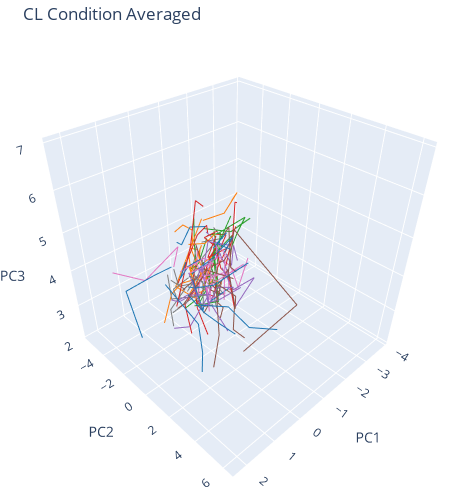

The notebook cell this image was saved under:
### Code cell
fig = plot_pcs(*cl_cond_avg, 'CL Condition Averaged', return_fig=True)
# html_str = fig.to_html(config={'displayModeBar': False}, full_html=False, include_plotlyjs='cdn')
# wandb.log({'CL Condition Averaged' : wandb.Html(html_str, inject=False)})
fig.show()

### Figure 1 — Plotly figure (JSON) as saved in the notebook; plotly's stock layout.template omitted (floating-point values rounded to 4 significant figures)
{"data": [{"line": {"color": "#1f77b4"}, "mode": "lines", "type": "scatter3d", "x": [-0.8174, 0.3899, 0.7964, 1.44], "y": [-2.068, -0.5239, -0.2578, 0.9902], "z": [4.754, 5.449, 5.23, 5.777]}, {"line": {"color": "#ff7f0e"}, "mode": "lines", "type": "scatter3d", "x": [-0.1541, -0.5088, -0.7808, -0.8726], "y": [-3.141, -3.25, -3.109, -3.342], "z": [4.637, 4.68, 4.477, 4.004]}, {"line": {"color": "#2ca02c"}, "mode": "lines", "type": "scatter3d", "x": [-0.5957, -0.6782, -0.5859, -0.8838], "y": [-3.045, -2.611, -2.512, -3.15], "z": [3.186, 3.588, 4.277, 4.848]}, {"line": {"color": "#d62728"}, "mode": "lines", "type": "scatter3d", "x": [0.8281, 0.4685, -0.4431, -0.9663], "y": [0.2539, -1.072, -1.59, -1.834], "z": [3.014, 3.328, 3.584, 4.035]}, {"line": {"color": "#9467bd"}, "mode": "lines", "type": "scatter3d", "x": [1.37, 1.27, 1.068, 0.5259], "y": [0.08716, 0.4438, 0.9414, 1.17], "z": [4.176, 4.164, 4.375, 4.207]}, {"line": {"color": "#8c564b"}, "mode": "lines", "type": "scatter3d", "x": [1.283, 1.304, 0.8916, 0.792], "y": [2.922, 3.381, 2.336, 2.48], "z": [3.068, 4.105, 4.918, 4.949]}, {"line": {"color": "#e377c2"}, "mode": "lines", "type": "scatter3d", "x": [1.798, 0.8809, 0.6445, 1.188], "y": [1.988, 1.562, 1.629, 1.131], "z": [5.484, 5.332, 5.133, 5.008]}, {"line": {"color": "#7f7f7f"}, "mode": "lines", "type": "scatter3d", "x": [-0.02928, -0.3711, -0.1908, -0.166], "y": [0.4258, -0.5669, -0.6704, -1.731], "z": [3.375, 3.467, 3.65, 3.768]}, {"line": {"color": "#1f77b4"}, "mode": "lines", "type": "scatter3d", "x": [0.436, 0.9956, 1.724, 1.786], "y": [0.3252, 0.6421, 1.774, 2.396], "z": [4.875, 4.984, 5.25, 5.781]}, {"line": {"color": "#ff7f0e"}, "mode": "lines", "type": "scatter3d", "x": [-1.354, -0.7104, -0.7949, -0.9492], "y": [-1.88, -2.248, -3.322, -3.1], "z": [2.975, 3.355, 3.918, 3.867]}, {"line": {"color": "#2ca02c"}, "mode": "lines", "type": "scatter3d", "x": [-1.504, -0.811, -0.8828, -1.951], "y": [-2.496, -1.213, -1.533, -2.057], "z": [2.729, 3.697, 4.086, 4.176]}, {"line": {"color": "#d62728"}, "mode": "lines", "type": "scatter3d", "x": [-0.08508, -0.08911, 0.02902, -0.3147], "y": [-0.4675, -1.335, -1.263, -1.682], "z": [2.303, 2.914, 3.92, 4.141]}, {"line": {"color": "#9467bd"}, "mode": "lines", "type": "scatter3d", "x": [0.3115, 0.4033, -0.2152, 0.2808], "y": [-2.639, -0.9058, -0.8052, 0.6899], "z": [2.102, 2.678, 3.256, 4.176]}, {"line": {"color": "#8c564b"}, "mode": "lines", "type": "scatter3d", "x": [1.359, 1.29, 1.025, 0.2202], "y": [0.5415, 0.8472, 2.043, 2.168], "z": [4.062, 4.215, 5.219, 4.711]}, {"line": {"color": "#e377c2"}, "mode": "lines", "type": "scatter3d", "x": [0.09058, -0.2312, 0.1508, 0.5771], "y": [1.252, 0.6577, 0.8828, 1.695], "z": [3.881, 4.801, 5.285, 5.227]}, {"line": {"color": "#7f7f7f"}, "mode": "lines", "type": "scatter3d", "x": [-0.4316, 1.158, 1.43, 1.042], "y": [-0.9458, -0.3877, 0.2773, -0.9272], "z": [3.246, 3.984, 4.273, 4.445]}, {"line": {"color": "#1f77b4"}, "mode": "lines", "type": "scatter3d", "x": [0.4624, 1.119, 1.37, 1.884], "y": [5.445, 4.91, 4.109, 3.422], "z": [4.395, 4.629, 5.023, 5.125]}, {"line": {"color": "#ff7f0e"}, "mode": "lines", "type": "scatter3d", "x": [-0.6099, -0.2974, -0.4026, 0.1219], "y": [-0.8589, -0.9897, -1.352, -1.343], "z": [4.867, 4.707, 4.598, 4.77]}, {"line": {"color": "#2ca02c"}, "mode": "lines", "type": "scatter3d", "x": [-1.833, -1.722, -1.647, -1.901], "y": [-5.508, -5.547, -4.633, -4.355], "z": [2.66, 2.438, 2.852, 3.596]}, {"line": {"color": "#d62728"}, "mode": "lines", "type": "scatter3d", "x": [-0.4736, -1.131, -1.972, -1.559], "y": [-2.266, -2.545, -2.77, -3.152], "z": [2.578, 3.174, 3.986, 4.086]}, {"line": {"color": "#9467bd"}, "mode": "lines", "type": "scatter3d", "x": [0.8516, 1.142, 1.359, 1.233], "y": [3.064, 2.555, 2.234, 1.226], "z": [3.887, 4.559, 4.617, 5.059]}, {"line": {"color": "#8c564b"}, "mode": "lines", "type": "scatter3d", "x": [0.427, 0.4214, 0.771, 1.125], "y": [2.707, 2.717, 2.699, 2.58], "z": [4.168, 4.492, 4.82, 5.117]}, {"line": {"color": "#e377c2"}, "mode": "lines", "type": "scatter3d", "x": [-0.2993, -0.1437, -0.3357, 0.3999], "y": [1.479, 1.137, 0.6704, 0.4155], "z": [4.059, 4.027, 4.34, 4.32]}, {"line": {"color": "#7f7f7f"}, "mode": "lines", "type": "scatter3d", "x": [-0.7549, -0.3638, -0.2468, 0.1761], "y": [-1.106, -1.341, -1.236, -1.512], "z": [4.574, 4.25, 3.979, 3.477]}, {"line": {"color": "#1f77b4"}, "mode": "lines", "type": "scatter3d", "x": [0.8257, 1.373, 1.475, 1.629], "y": [3.52, 3.566, 2.793, 2.037], "z": [3.918, 4.477, 4.586, 4.902]}, {"line": {"color": "#ff7f0e"}, "mode": "lines", "type": "scatter3d", "x": [0.5776, -0.03436, -0.2505, -0.6611], "y": [-0.2847, -0.668, -1.29, -2.318], "z": [4.359, 4.828, 4.527, 3.771]}, {"line": {"color": "#2ca02c"}, "mode": "lines", "type": "scatter3d", "x": [-0.7671, -1.136, -1.229, -1.928], "y": [-1.694, -2.086, -2.715, -2.99], "z": [3.098, 3.225, 3.527, 3.939]}, {"line": {"color": "#d62728"}, "mode": "lines", "type": "scatter3d", "x": [0.04367, -0.1711, -0.07312, -0.3359], "y": [1.893, 1.037, 0.6812, -0.222], "z": [3.838, 4.355, 4.512, 4.75]}, {"line": {"color": "#9467bd"}, "mode": "lines", "type": "scatter3d", "x": [0.478, 0.8711, 1.931, 0.9565], "y": [2.689, 2.385, 4.062, 1.521], "z": [4.73, 4.828, 5.305, 5.184]}, {"line": {"color": "#8c564b"}, "mode": "lines", "type": "scatter3d", "x": [0.5308, 0.9854, 0.5942, 0.4023], "y": [3.586, 3.682, 2.986, 2.225], "z": [3.684, 4.168, 4.449, 4.914]}, {"line": {"color": "#e377c2"}, "mode": "lines", "type": "scatter3d", "x": [0.6367, 0.3005, 0.4756, 0.1888], "y": [1.438, 0.5405, 0.06403, -0.4946], "z": [4.18, 4.203, 4.695, 4.832]}, {"line": {"color": "#7f7f7f"}, "mode": "lines", "type": "scatter3d", "x": [-0.1743, -0.27, -0.0535, 0.2925], "y": [0.7793, 0.03497, 0.07281, -0.7471], "z": [3.754, 3.781, 4.18, 4.383]}, {"line": {"color": "#1f77b4"}, "mode": "lines", "type": "scatter3d", "x": [-0.4424, -0.07642, 0.7246, 1.118], "y": [0.1182, 1.542, 1.546, 1.165], "z": [4.617, 5.473, 5.199, 4.977]}, {"line": {"color": "#ff7f0e"}, "mode": "lines", "type": "scatter3d", "x": [-1.692, -1.606, -1.444, -0.8701], "y": [-1.774, -1.196, -1.856, -2.361], "z": [5.184, 5.512, 4.93, 4.84]}, {"line": {"color": "#2ca02c"}, "mode": "lines", "type": "scatter3d", "x": [-0.8843, -1.026, -1.197, -1.304], "y": [-2.324, -1.643, -1.659, -2.979], "z": [3.191, 3.527, 4.527, 4.164]}, {"line": {"color": "#d62728"}, "mode": "lines", "type": "scatter3d", "x": [-1.189, -0.4792, -0.2058, -0.8896], "y": [-0.4507, 0.3518, -0.5815, -1.364], "z": [4.934, 4.805, 4.465, 4.621]}, {"line": {"color": "#9467bd"}, "mode": "lines", "type": "scatter3d", "x": [-0.05551, 0.2125, 0.009857, -0.1111], "y": [1.88, 2.127, 1.609, 0.9883], "z": [4.977, 5.484, 4.824, 4.934]}, {"line": {"color": "#8c564b"}, "mode": "lines", "type": "scatter3d", "x": [1.104, 0.1233, 0.07153, -0.2617], "y": [0.3965, 0.1962, 1.218, 0.8149], "z": [4.391, 4.5, 4.887, 4.816]}, {"line": {"color": "#e377c2"}, "mode": "lines", "type": "scatter3d", "x": [-0.7261, -0.006138, 0.6577, 0.5015], "y": [1.291, 1.233, 0.7847, 0.1136], "z": [4.469, 4.512, 4.652, 3.889]}, {"line": {"color": "#7f7f7f"}, "mode": "lines", "type": "scatter3d", "x": [0.2316, 0.7954, 1.033, 0.2754], "y": [-1.966, -0.8315, -0.5464, -1.106], "z": [3.434, 3.604, 4.152, 4.004]}, {"line": {"color": "#1f77b4"}, "mode": "lines", "type": "scatter3d", "x": [1.315, 0.771, 0.1466, 0.3916], "y": [4.094, 2.166, 1.539, 1.123], "z": [6.219, 5.742, 5.629, 5.281]}, {"line": {"color": "#ff7f0e"}, "mode": "lines", "type": "scatter3d", "x": [1.027, 0.71, 0.2142, 0.1835], "y": [0.5947, 1.002, 0.3989, -1.436], "z": [4.242, 4.797, 4.504, 4.203]}, {"line": {"color": "#2ca02c"}, "mode": "lines", "type": "scatter3d", "x": [-0.05377, -0.9409, -1.483, -1.271], "y": [1.35, 0.1373, -0.3435, -1.91], "z": [5.066, 4.973, 5.086, 4.461]}, {"line": {"color": "#d62728"}, "mode": "lines", "type": "scatter3d", "x": [0.6846, 0.006668, 0.0047, -0.7866], "y": [1.441, 0.519, -0.3484, -1.037], "z": [5.215, 5.043, 5.094, 4.848]}, {"line": {"color": "#9467bd"}, "mode": "lines", "type": "scatter3d", "x": [0.1353, 0.3784, 0.6777, 0.4697], "y": [1.636, 0.7397, 0.9458, 0.3159], "z": [5.363, 5.355, 4.73, 4.699]}, {"line": {"color": "#8c564b"}, "mode": "lines", "type": "scatter3d", "x": [0.7847, 0.627, 0.9805, 0.2043], "y": [2.355, 2.27, 2.562, 1.275], "z": [3.961, 4.184, 4.57, 4.375]}, {"line": {"color": "#e377c2"}, "mode": "lines", "type": "scatter3d", "x": [0.584, 0.2422, 0.5171, 0.5684], "y": [1.318, 0.6162, 0.7104, 0.4417], "z": [4.605, 4.785, 4.477, 4.508]}, {"line": {"color": "#7f7f7f"}, "mode": "lines", "type": "scatter3d", "x": [1.168, 1.463, 1.016, 0.5083], "y": [2.705, 2.693, 1.706, -0.5088], "z": [4.621, 4.707, 4.867, 4.273]}, {"line": {"color": "#1f77b4"}, "mode": "lines", "type": "scatter3d", "x": [-0.3254, 0.2571, 0.5547, 1.166], "y": [0.9233, 0.01196, 0.6152, 1.3], "z": [3.975, 3.473, 3.643, 4.902]}, {"line": {"color": "#ff7f0e"}, "mode": "lines", "type": "scatter3d", "x": [-0.5908, -0.2197, -0.2119, -0.2437], "y": [-1.147, -0.8057, -1.543, -2.268], "z": [3.539, 3.537, 3.23, 3.848]}, {"line": {"color": "#2ca02c"}, "mode": "lines", "type": "scatter3d", "x": [0.8232, -0.09363, -0.915, -1.377], "y": [0.9043, -0.3005, -1.483, -2.559], "z": [4.008, 3.846, 4.504, 4.344]}, {"line": {"color": "#d62728"}, "mode": "lines", "type": "scatter3d", "x": [0.3557, -0.7407, -0.8818, -0.9907], "y": [-1.898, -2.588, -2.094, -2.258], "z": [3.66, 4.453, 4.758, 4.488]}, {"line": {"color": "#9467bd"}, "mode": "lines", "type": "scatter3d", "x": [-0.2551, 0.5986, 0.915, 0.8911], "y": [1.777, 1.878, 1.846, 1.766], "z": [4.191, 4.262, 4.348, 4.523]}, {"line": {"color": "#8c564b"}, "mode": "lines", "type": "scatter3d", "x": [-0.4722, -0.1837, 0.1273, 0.6338], "y": [0.07697, 1.023, 1.78, 3.145], "z": [5.078, 5.543, 4.863, 5.266]}, {"line": {"color": "#e377c2"}, "mode": "lines", "type": "scatter3d", "x": [-0.5737, 0.4133, -0.5332, -0.1719], "y": [0.01732, 0.7593, -0.3718, -0.3218], "z": [3.477, 3.918, 4.395, 4.445]}, {"line": {"color": "#7f7f7f"}, "mode": "lines", "type": "scatter3d", "x": [0.9883, -0.02475, -0.1704, -0.2856], "y": [-0.8774, -0.9624, -1.759, -1.669], "z": [3.395, 3.482, 3.912, 4.504]}, {"line": {"color": "#1f77b4"}, "mode": "lines", "type": "scatter3d", "x": [2.236, 2.193, 1.566, 1.813], "y": [-0.2937, -1.375, -0.6191, 1.443], "z": [3.469, 4.406, 4.715, 5.477]}, {"line": {"color": "#ff7f0e"}, "mode": "lines", "type": "scatter3d", "x": [1.3, 0.9497, 0.4148, -0.1472], "y": [-0.8638, -0.9507, -1.385, -1.423], "z": [3.254, 3.889, 3.842, 3.719]}, {"line": {"color": "#2ca02c"}, "mode": "lines", "type": "scatter3d", "x": [-0.2136, -0.6279, -0.5542, -0.3071], "y": [-2.781, -2.049, -1.528, -1.154], "z": [2.455, 2.885, 3.523, 4.184]}, {"line": {"color": "#d62728"}, "mode": "lines", "type": "scatter3d", "x": [1.328, 0.5928, -0.07452, -0.8867], "y": [0.3799, -0.05826, -1.105, -2.34], "z": [4.055, 5.18, 5.801, 5.195]}, {"line": {"color": "#9467bd"}, "mode": "lines", "type": "scatter3d", "x": [1.567, 0.7295, 0.6206, -0.2216], "y": [1.203, 0.5352, 0.5879, 0.3933], "z": [4.543, 4.254, 4.723, 4.762]}, {"line": {"color": "#8c564b"}, "mode": "lines", "type": "scatter3d", "x": [0.3145, 0.2399, -0.2281, 0.6807], "y": [-0.3293, 0.4521, 0.3794, 1.449], "z": [5.062, 4.23, 3.674, 4.465]}, {"line": {"color": "#e377c2"}, "mode": "lines", "type": "scatter3d", "x": [-0.4207, 0.7563, 0.9902, 0.4988], "y": [1.615, 1.428, 2.057, 0.7925], "z": [4.684, 4.562, 4.199, 4.312]}, {"line": {"color": "#7f7f7f"}, "mode": "lines", "type": "scatter3d", "x": [-0.605, -0.3955, 0.4255, 0.5728], "y": [-1.7, -2.381, -1.624, -1.588], "z": [3.139, 3.25, 3.705, 4.25]}, {"line": {"color": "#1f77b4"}, "mode": "lines", "type": "scatter3d", "x": [0.2942, 1.148, 1.739, 1.564], "y": [3.236, 2.764, 2.793, 1.915], "z": [5.355, 5.094, 5.289, 5.031]}, {"line": {"color": "#ff7f0e"}, "mode": "lines", "type": "scatter3d", "x": [0.2715, -0.8008, -0.3989, -0.7573], "y": [0.04227, -1.357, -1.629, -2.631], "z": [4.008, 4.137, 3.959, 4.004]}, {"line": {"color": "#2ca02c"}, "mode": "lines", "type": "scatter3d", "x": [-1.206, -2.426, -3.879, -2.963], "y": [-3.123, -3.266, -4.324, -3.701], "z": [4.367, 3.822, 3.537, 3.711]}, {"line": {"color": "#d62728"}, "mode": "lines", "type": "scatter3d", "x": [-0.4587, -1.233, -1.944, -2.584], "y": [0.2642, -0.7539, -1.999, -3.07], "z": [4.332, 4.648, 5.031, 4.633]}, {"line": {"color": "#9467bd"}, "mode": "lines", "type": "scatter3d", "x": [-0.08173, -0.9546, -0.02713, 0.4504], "y": [1.648, 1.421, 1.681, 1.836], "z": [3.66, 4.07, 4.207, 5]}, {"line": {"color": "#8c564b"}, "mode": "lines", "type": "scatter3d", "x": [0.6069, 0.386, 1.752, 0.7544], "y": [3.672, 6.266, 5.141, 2.83], "z": [3.375, 5.16, 6.945, 5.117]}, {"line": {"color": "#e377c2"}, "mode": "lines", "type": "scatter3d", "x": [-2.322, -1.663, -1.42, -1.018], "y": [-1.568, -1.088, -1.253, -1.449], "z": [3.418, 2.885, 3.588, 4]}, {"line": {"color": "#7f7f7f"}, "mode": "lines", "type": "scatter3d", "x": [-1.381, -2.039, -2.014, -0.7505], "y": [-2.451, -3.998, -3.141, -2.264], "z": [4.387, 3.943, 3.797, 4.324]}, {"line": {"color": "#1f77b4"}, "mode": "lines", "type": "scatter3d", "x": [0.894, 1.294, 1.01, 2.184], "y": [1.139, 2.145, 1.252, 1.881], "z": [2.117, 3.254, 3.654, 5.344]}, {"line": {"color": "#ff7f0e"}, "mode": "lines", "type": "scatter3d", "x": [-0.5767, -0.08704, -0.147, -0.4724], "y": [-1.814, -3.211, -1.648, -2.803], "z": [5.082, 3.098, 3.107, 4.023]}, {"line": {"color": "#2ca02c"}, "mode": "lines", "type": "scatter3d", "x": [1.057, -0.06421, -0.4314, -2.094], "y": [1.117, 0.5044, -0.6323, -2.615], "z": [4.133, 3.58, 4.422, 4.508]}, {"line": {"color": "#d62728"}, "mode": "lines", "type": "scatter3d", "x": [-0.6489, -0.5591, -1.13, -1.964], "y": [-1.545, -0.8867, -1.777, -2.609], "z": [3.008, 3.154, 3.557, 3.672]}, {"line": {"color": "#9467bd"}, "mode": "lines", "type": "scatter3d", "x": [-0.7676, -1.271, -0.2881, -0.3245], "y": [-1.899, -2.494, 0.5132, 0.813], "z": [4.664, 4.215, 4.508, 4.184]}, {"line": {"color": "#8c564b"}, "mode": "lines", "type": "scatter3d", "x": [-0.3914, -0.7949, -0.2988, -0.2673], "y": [-2.135, -2.352, -0.4692, 0.8149], "z": [2.861, 2.145, 3.336, 4.438]}, {"line": {"color": "#e377c2"}, "mode": "lines", "type": "scatter3d", "x": [2.266, 1.521, 0.9341, 1.34], "y": [-2.143, -1.593, -0.2037, 0.3943], "z": [4.723, 4.34, 5.246, 5.055]}, {"line": {"color": "#7f7f7f"}, "mode": "lines", "type": "scatter3d", "x": [0.7373, 0.7031, 0.5249, 1.022], "y": [-1.546, -1.787, -0.8687, -0.7363], "z": [2.686, 3.117, 3.848, 4.336]}], "layout": {"autosize": false, "height": 500, "margin": {"b": 0, "l": 0, "r": 0, "t": 50}, "scene": {"aspectmode": "manual", "aspectratio": {"x": 1, "y": 1, "z": 1}, "camera": {"center": {"x": 0.065, "y": 0, "z": -0.075}, "eye": {"x": 1.3, "y": 1.3, "z": 1.3}}, "xaxis": {"showspikes": false, "title": {"text": "PC1"}}, "yaxis": {"showspikes": false, "title": {"text": "PC2"}}, "zaxis": {"showspikes": false, "title": {"text": "PC3"}}}, "showlegend": false, "title": {"text": "CL Condition Averaged", "y": 0.96, "yanchor": "bottom"}, "width": 450}}
